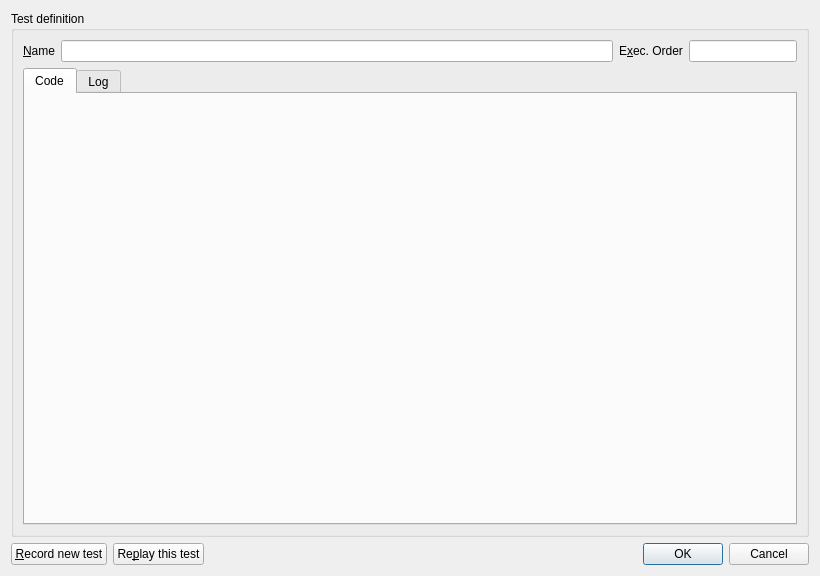
<?xml version="1.0" encoding="UTF-8"?>
<ui version="4.0">
 <class>TestEditDlg</class>
 <widget class="QDialog" name="TestEditDlg">
  <property name="geometry">
   <rect>
    <x>0</x>
    <y>0</y>
    <width>820</width>
    <height>576</height>
   </rect>
  </property>
  <property name="windowTitle">
   <string>Individual Test</string>
  </property>
  <layout class="QGridLayout" name="gridLayout">
   <item row="1" column="3">
    <widget class="QDialogButtonBox" name="buttonBox">
     <property name="standardButtons">
      <set>QDialogButtonBox::Cancel|QDialogButtonBox::Ok</set>
     </property>
    </widget>
   </item>
   <item row="0" column="0" colspan="4">
    <widget class="QGroupBox" name="groupBox">
     <property name="title">
      <string>Test definition</string>
     </property>
     <layout class="QGridLayout" name="gridLayout_2">
      <item row="0" column="2">
       <widget class="QLabel" name="label_2">
        <property name="text">
         <string>E&amp;xec. Order</string>
        </property>
        <property name="buddy">
         <cstring>lePosition</cstring>
        </property>
       </widget>
      </item>
      <item row="0" column="1">
       <widget class="QLineEdit" name="leName">
        <property name="databaseColumn" stdset="0">
         <string>name</string>
        </property>
       </widget>
      </item>
      <item row="0" column="0">
       <widget class="QLabel" name="label">
        <property name="text">
         <string>&amp;Name</string>
        </property>
        <property name="buddy">
         <cstring>leName</cstring>
        </property>
       </widget>
      </item>
      <item row="0" column="3">
       <widget class="QLineEdit" name="lePosition">
        <property name="sizePolicy">
         <sizepolicy hsizetype="Maximum" vsizetype="Fixed">
          <horstretch>0</horstretch>
          <verstretch>0</verstretch>
         </sizepolicy>
        </property>
        <property name="databaseColumn" stdset="0">
         <string>position</string>
        </property>
       </widget>
      </item>
      <item row="1" column="0" colspan="4">
       <widget class="QTabWidget" name="tabWidget">
        <property name="currentIndex">
         <number>0</number>
        </property>
        <widget class="QWidget" name="tab">
         <attribute name="title">
          <string>Code</string>
         </attribute>
         <layout class="QVBoxLayout" name="verticalLayout">
          <item>
           <widget class="QsciScintilla" name="qsciCode" native="true"/>
          </item>
         </layout>
        </widget>
        <widget class="QWidget" name="tab_2">
         <attribute name="title">
          <string>Log</string>
         </attribute>
         <layout class="QVBoxLayout" name="verticalLayout_2">
          <item>
           <widget class="QPlainTextEdit" name="teLog"/>
          </item>
         </layout>
        </widget>
       </widget>
      </item>
     </layout>
    </widget>
   </item>
   <item row="1" column="0">
    <widget class="QPushButton" name="pbRecord">
     <property name="focusPolicy">
      <enum>Qt::NoFocus</enum>
     </property>
     <property name="text">
      <string>&amp;Record new test</string>
     </property>
    </widget>
   </item>
   <item row="1" column="2">
    <spacer name="horizontalSpacer">
     <property name="orientation">
      <enum>Qt::Horizontal</enum>
     </property>
     <property name="sizeHint" stdset="0">
      <size>
       <width>40</width>
       <height>20</height>
      </size>
     </property>
    </spacer>
   </item>
   <item row="1" column="1">
    <widget class="QPushButton" name="pbReplay">
     <property name="focusPolicy">
      <enum>Qt::NoFocus</enum>
     </property>
     <property name="text">
      <string>Re&amp;play this test</string>
     </property>
    </widget>
   </item>
  </layout>
 </widget>
 <customwidgets>
  <customwidget>
   <class>QsciScintilla</class>
   <extends>QWidget</extends>
   <header>Qsci/qsciscintilla.h</header>
   <container>1</container>
  </customwidget>
 </customwidgets>
 <tabstops>
  <tabstop>leName</tabstop>
  <tabstop>lePosition</tabstop>
  <tabstop>tabWidget</tabstop>
  <tabstop>pbRecord</tabstop>
  <tabstop>teLog</tabstop>
 </tabstops>
 <resources/>
 <connections>
  <connection>
   <sender>buttonBox</sender>
   <signal>accepted()</signal>
   <receiver>TestEditDlg</receiver>
   <slot>accept()</slot>
   <hints>
    <hint type="sourcelabel">
     <x>693</x>
     <y>554</y>
    </hint>
    <hint type="destinationlabel">
     <x>451</x>
     <y>551</y>
    </hint>
   </hints>
  </connection>
  <connection>
   <sender>buttonBox</sender>
   <signal>rejected()</signal>
   <receiver>TestEditDlg</receiver>
   <slot>reject()</slot>
   <hints>
    <hint type="sourcelabel">
     <x>763</x>
     <y>549</y>
    </hint>
    <hint type="destinationlabel">
     <x>353</x>
     <y>550</y>
    </hint>
   </hints>
  </connection>
 </connections>
</ui>
